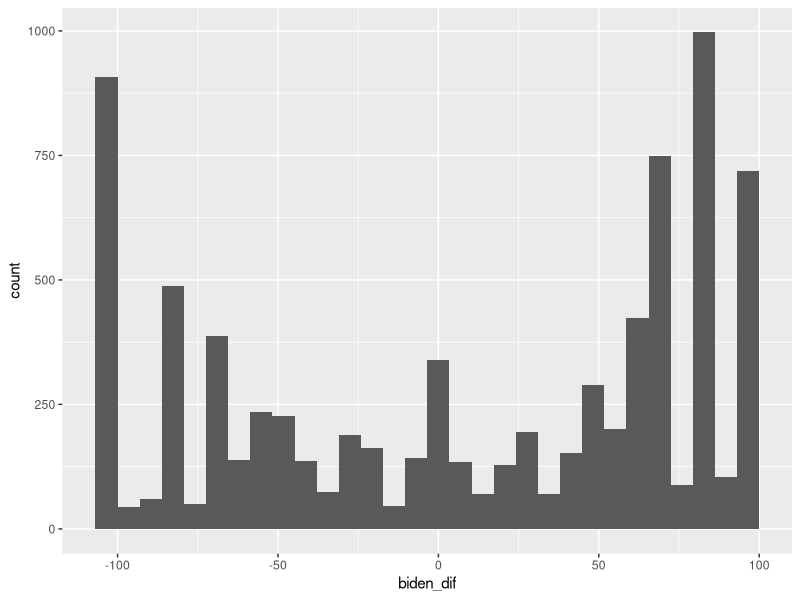
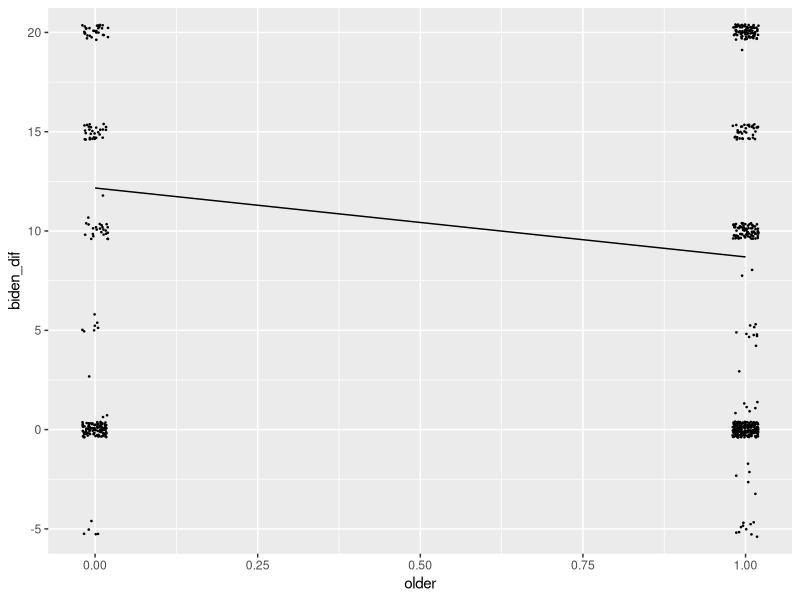
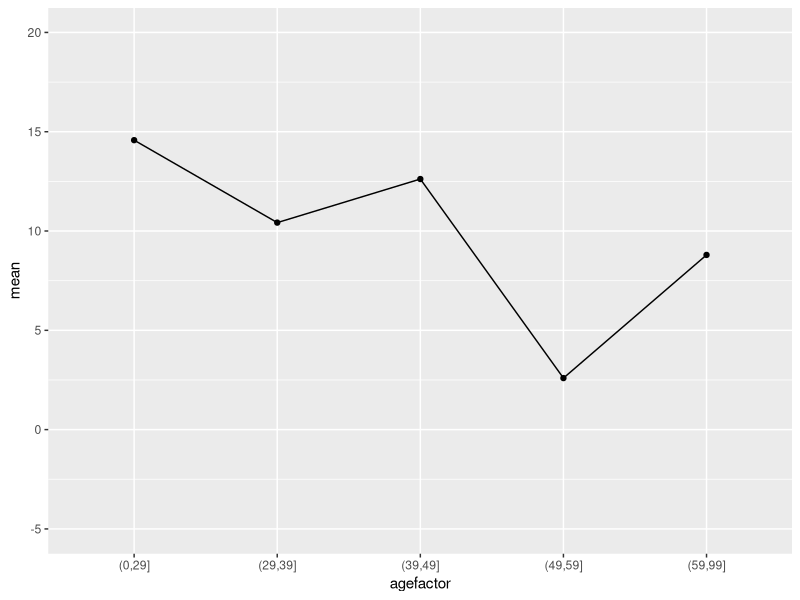
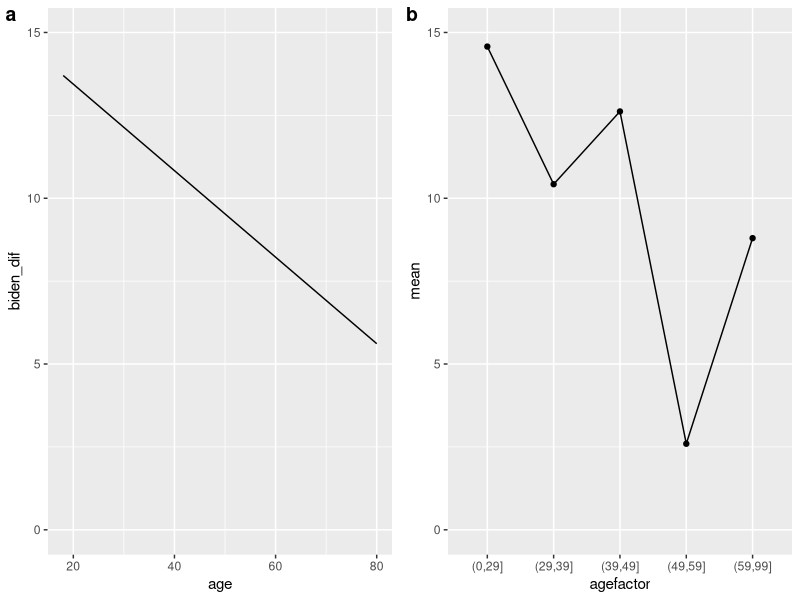

These charts were generated, in order, by the following R code:
## ---- chunk 1
library(tidyverse)
library(ggplot2)
library(gridExtra)
library(ggpubr)
options(pillar.sigfig = 4) # Set the number of digits to display in examples.

df <- read_csv("datasets/2020anes.csv")

df$biden_dif <- df$biden_therm - df$trump_therm
p <- ggplot(df, aes(x=biden_dif)) + geom_histogram()
p
## ---- chunk 2
df$older[df$age<=33] <- 0
df$older[df$age>33] <- 1
## ---- chunk 3
means <- df %>%
  group_by(older) %>%
  summarize(biden_therm = mean(biden_dif, na.rm = TRUE))
means
## ---- chunk 4
model1 <- lm(biden_dif ~ older, data = df)
model1 # We don't currently need the more elaborate results produced by summary(model1)
## ---- chunk 5
p2 <- ggplot(df, aes(x = older, y = biden_dif)) + 
  geom_jitter(width = .02, size = 0.25) + 
  stat_smooth(method = "lm", se = FALSE, color="black", linewidth=.5) +
 coord_cartesian(ylim = c(-5, 20)) # This line "zooms in" on the middle of our graph, which makes it easier to interpret.
p2
## ---- chunk 6
df$age18_29[!is.na(df$age)] <- 0
df$age30_39[!is.na(df$age)] <- 0
df$age40_49[!is.na(df$age)] <- 0
df$age50_59[!is.na(df$age)] <- 0
df$age60plus[!is.na(df$age)] <- 0

df$age18_29[df$age <= 29] <- 1
df$age30_39[df$age >= 30 & df$age <= 39] <- 1
df$age40_49[df$age >= 40 & df$age <= 49] <- 1
df$age50_59[df$age >= 50 & df$age <= 59] <- 1
df$age60plus[df$age >= 60] <- 1
## ---- chunk 7
df$agefactor <- cut(df$age, breaks = c(0,29,39,49,59,99))
meanstab <- df %>%
  group_by(agefactor) %>%
  summarize(mean = mean(biden_dif, na.rm=TRUE))
levels(meanstab$agefactor) <- c("18-29", "30-39","40-49","50-59","60+")
meanstab <- meanstab %>%
  rename(age_range = agefactor) %>%
  filter(!is.na(age_range))
df$agefactor<-NULL
## ---- chunk 8
knitr::kable(
  meanstab, booktabs = TRUE, digits = 2, caption = "Means of biden-df, by age" # Need to figure out how to do underscore.
)
## ---- chunk 9
model2 <- lm(biden_dif ~ age30_39 + age40_49 + age50_59 + age60plus, data = df)
model2
## ---- chunk 10
df$agefactor <- cut(df$age, breaks = c(0,29,39,49,59,99)) # Create age categories
model3 <- lm(biden_dif ~ agefactor, data = df)
model3
## ---- chunk 11
meanstab <- df %>%
  group_by(agefactor) %>%
  summarize(mean = mean(biden_dif, na.rm=TRUE)) %>%
  filter(!is.na(agefactor)) # Filter NAs for simplicity

p3 <- ggplot(meanstab, aes(x=agefactor, y=mean, group = 1)) + # group=1 is required for a line plot of this sort, for R to know that our dataset includes only one group.
  geom_line() + 
  geom_point() + 
  coord_cartesian(ylim = c(-5, 20)) # Make sure that the plot includes y=0, for reference.
p3
## ---- chunk 12
model2alt <- lm(biden_dif ~ age18_29 + age30_39 + age40_49 + age50_59 + age60plus, data = df)
model2alt
## ---- chunk 13
df$religion <- as.factor(df$religion) # The religion variable was imported as character. We need to convert it to be a factor.
model5 <- lm(biden_dif ~ religion, data = df) 
model5
## ---- chunk 14
model6 <- lm(biden_dif ~ age, data=df)
model6
## ---- chunk 15
p4a <- ggplot(df, aes(x = age, y = biden_dif)) +
  stat_smooth(method = "lm", se = FALSE, color="black", linewidth=.5) + 
  coord_cartesian(ylim = c(0, 15)) # 
p4b <- ggplot(meanstab, aes(x=agefactor, y=mean, group = 1)) + 
  geom_line() + 
  geom_point() +  
  coord_cartesian(ylim = c(0, 15)) # 

p4c <- ggarrange(p4a, p4b, nrow=1, labels="auto")
## ---- chunk 16
p4c
